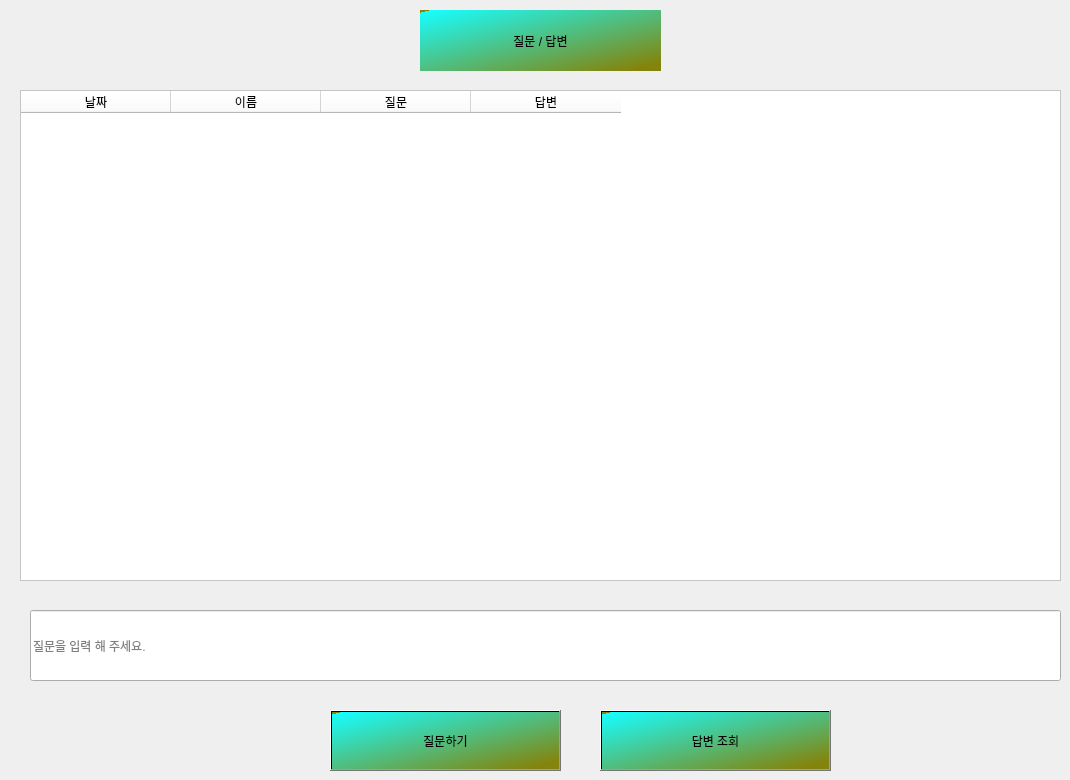
    <widget class="QWidget" name="tab_5">
     <attribute name="title">
      <string>질문/답변</string>
     </attribute>
     <widget class="QLabel" name="label_15">
      <property name="geometry">
       <rect>
        <x>420</x>
        <y>10</y>
        <width>241</width>
        <height>61</height>
       </rect>
      </property>
      <property name="styleSheet">
       <string notr="true">background-color: qlineargradient(spread:repeat, x1:0.023, y1:0.0227273, x2:0.994318, y2:1, stop:0 rgba(23, 253, 253, 255), stop:0.931818 rgba(132, 132, 12, 255));
font: 25pt &quot;Cambria&quot;;</string>
      </property>
      <property name="text">
       <string>질문 / 답변</string>
      </property>
      <property name="alignment">
       <set>Qt::AlignCenter</set>
      </property>
     </widget>
     <widget class="QTableWidget" name="tableWidget">
      <property name="geometry">
       <rect>
        <x>20</x>
        <y>90</y>
        <width>1041</width>
        <height>491</height>
       </rect>
      </property>
      <property name="styleSheet">
       <string notr="true">background-color: rgb(255, 255, 255);
font: 25pt &quot;Cambria&quot;;</string>
      </property>
      <attribute name="horizontalHeaderDefaultSectionSize">
       <number>150</number>
      </attribute>
      <column>
       <property name="text">
        <string>날짜</string>
       </property>
      </column>
      <column>
       <property name="text">
        <string>이름</string>
       </property>
      </column>
      <column>
       <property name="text">
        <string>질문</string>
       </property>
      </column>
      <column>
       <property name="text">
        <string>답변</string>
       </property>
      </column>
     </widget>
     <widget class="QPushButton" name="login_btn_19">
      <property name="geometry">
       <rect>
        <x>600</x>
        <y>710</y>
        <width>231</width>
        <height>61</height>
       </rect>
      </property>
      <property name="styleSheet">
       <string notr="true">QPushButton{
font: 25pt &quot;Cambria&quot;;
background-color: qlineargradient(spread:repeat, x1:0.023, y1:0.0227273, x2:0.994318, y2:1, stop:0 rgba(23, 253, 253, 255), stop:0.931818 rgba(132, 132, 12, 255));
}</string>
      </property>
      <property name="text">
       <string>답변 조회</string>
      </property>
     </widget>
     <widget class="QLineEdit" name="msg_lienEdit_3">
      <property name="geometry">
       <rect>
        <x>30</x>
        <y>610</y>
        <width>1031</width>
        <height>71</height>
       </rect>
      </property>
      <property name="styleSheet">
       <string notr="true">font: 25pt &quot;Cambria&quot;;</string>
      </property>
      <property name="text">
       <string/>
      </property>
      <property name="placeholderText">
       <string>질문을 입력 해 주세요.</string>
      </property>
     </widget>
     <widget class="QPushButton" name="login_btn_20">
      <property name="geometry">
       <rect>
        <x>330</x>
        <y>710</y>
        <width>231</width>
        <height>61</height>
       </rect>
      </property>
      <property name="styleSheet">
       <string notr="true">QPushButton{
font: 25pt &quot;Cambria&quot;;
background-color: qlineargradient(spread:repeat, x1:0.023, y1:0.0227273, x2:0.994318, y2:1, stop:0 rgba(23, 253, 253, 255), stop:0.931818 rgba(132, 132, 12, 255));
}</string>
      </property>
      <property name="text">
       <string>질문하기</string>
      </property>
     </widget>
    </widget>
